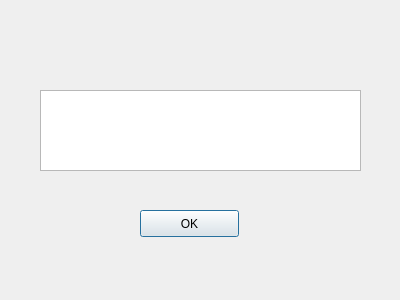
<?xml version="1.0" encoding="UTF-8"?>
<ui version="4.0">
 <class>Tips_Dialog</class>
 <widget class="QDialog" name="Tips_Dialog">
  <property name="geometry">
   <rect>
    <x>0</x>
    <y>0</y>
    <width>400</width>
    <height>300</height>
   </rect>
  </property>
  <property name="windowTitle">
   <string>Dialog</string>
  </property>
  <widget class="QPlainTextEdit" name="output_info">
   <property name="geometry">
    <rect>
     <x>40</x>
     <y>90</y>
     <width>321</width>
     <height>81</height>
    </rect>
   </property>
  </widget>
  <widget class="QPushButton" name="ok_button">
   <property name="geometry">
    <rect>
     <x>140</x>
     <y>210</y>
     <width>99</width>
     <height>27</height>
    </rect>
   </property>
   <property name="text">
    <string>OK</string>
   </property>
  </widget>
 </widget>
 <resources/>
 <connections/>
</ui>
